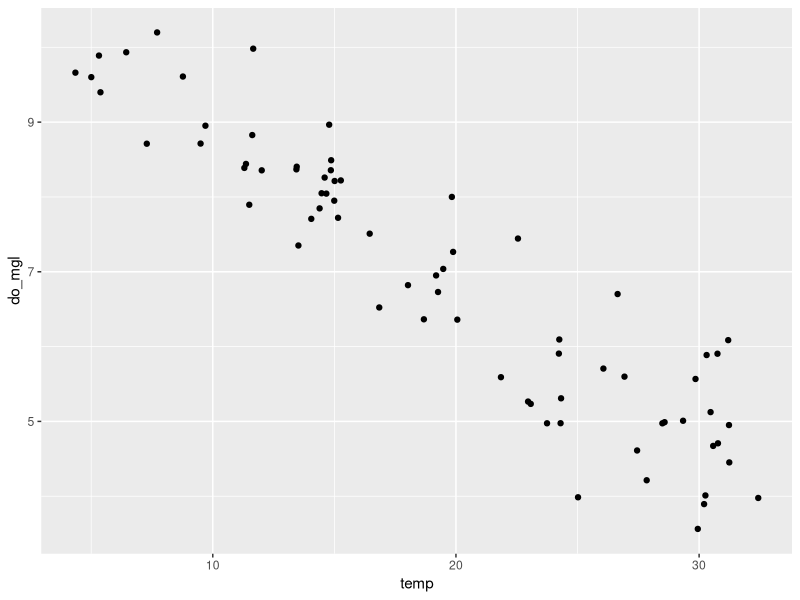
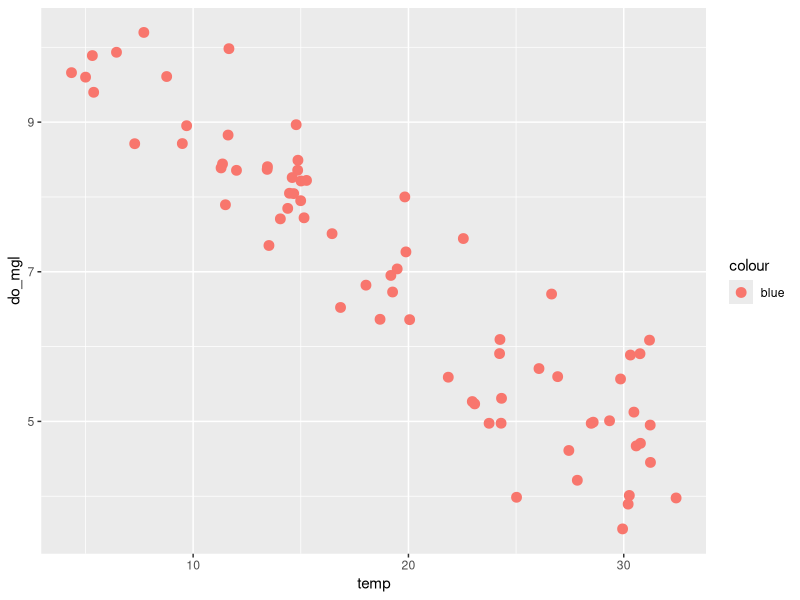
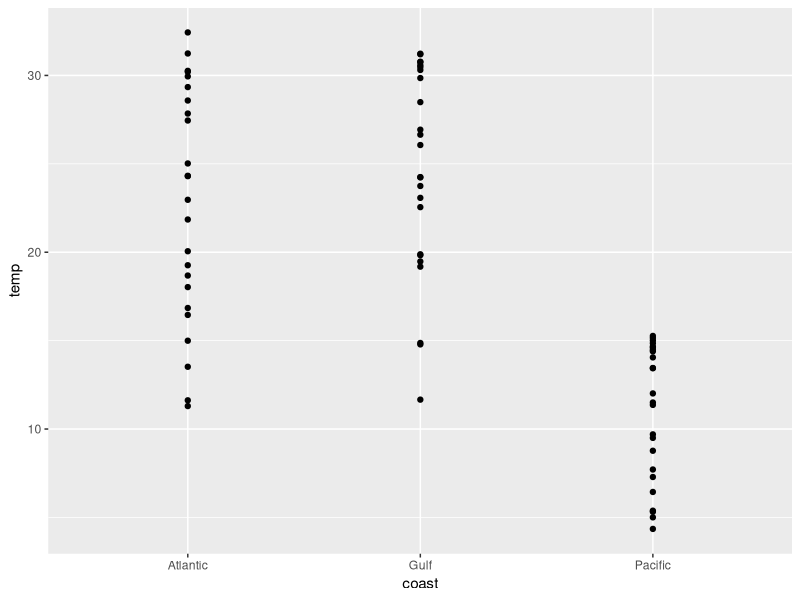
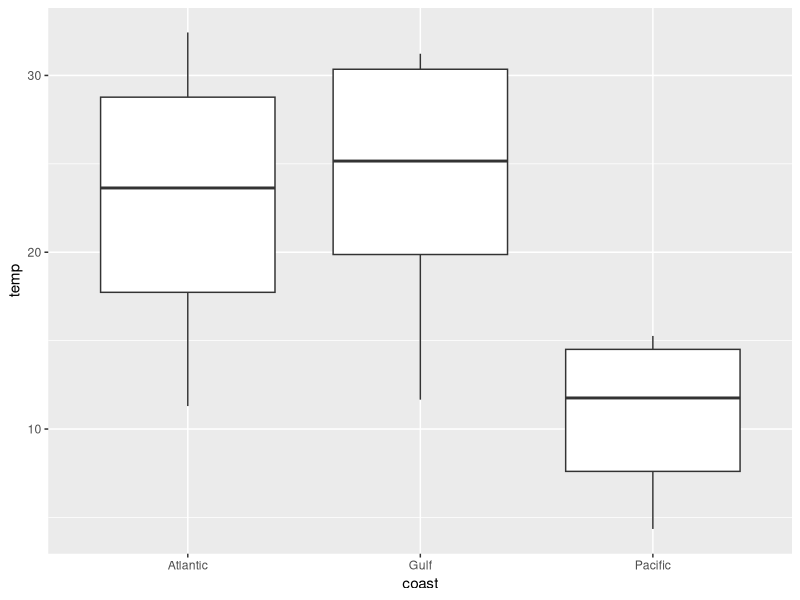
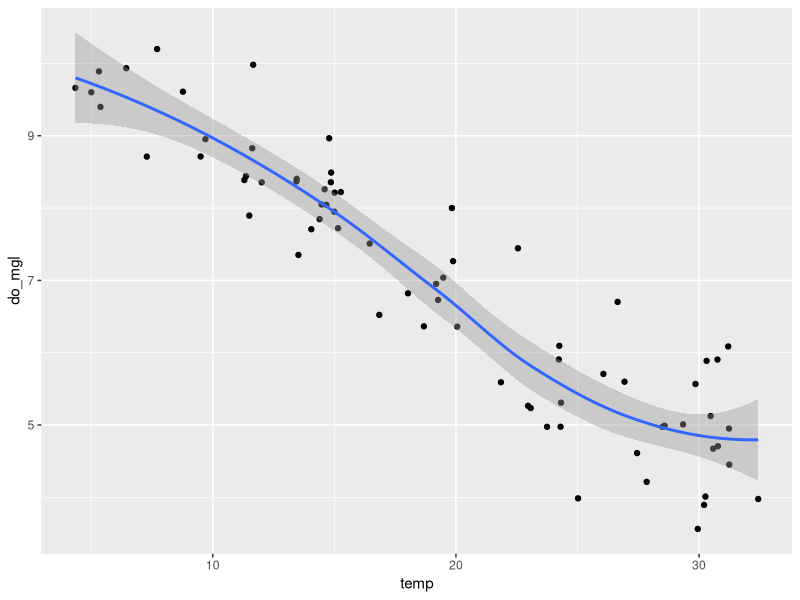

The R script that drew these images, in order:
## ---- chunk 1
library(tidyverse)
library(here)
## ---- chunk 2
wq <- read.csv(here::here('data', 'monthly_wq.csv')) 

wq

dplyr::glimpse(wq)
## ---- chunk 3
ggplot(data = wq) +
  geom_point(mapping = aes(x = temp, y = do_mgl))
## ---- chunk 4
ggplot(data = wq) + 
  geom_point(mapping = aes(x = temp, y = do_mgl, color = 'blue'), size = 3)
## ---- chunk 5
ggplot(data = wq) +
  geom_point(mapping = aes(x = coast, y = temp))

ggplot(data = wq) +
  geom_boxplot(mapping = aes(x = coast, y = temp))

## ---- chunk 6
ggplot(wq) +
  geom_point(aes(temp, do_mgl)) +
  geom_smooth(aes(temp, do_mgl))
## ---- chunk 7
getwd()
## ---- chunk 8

